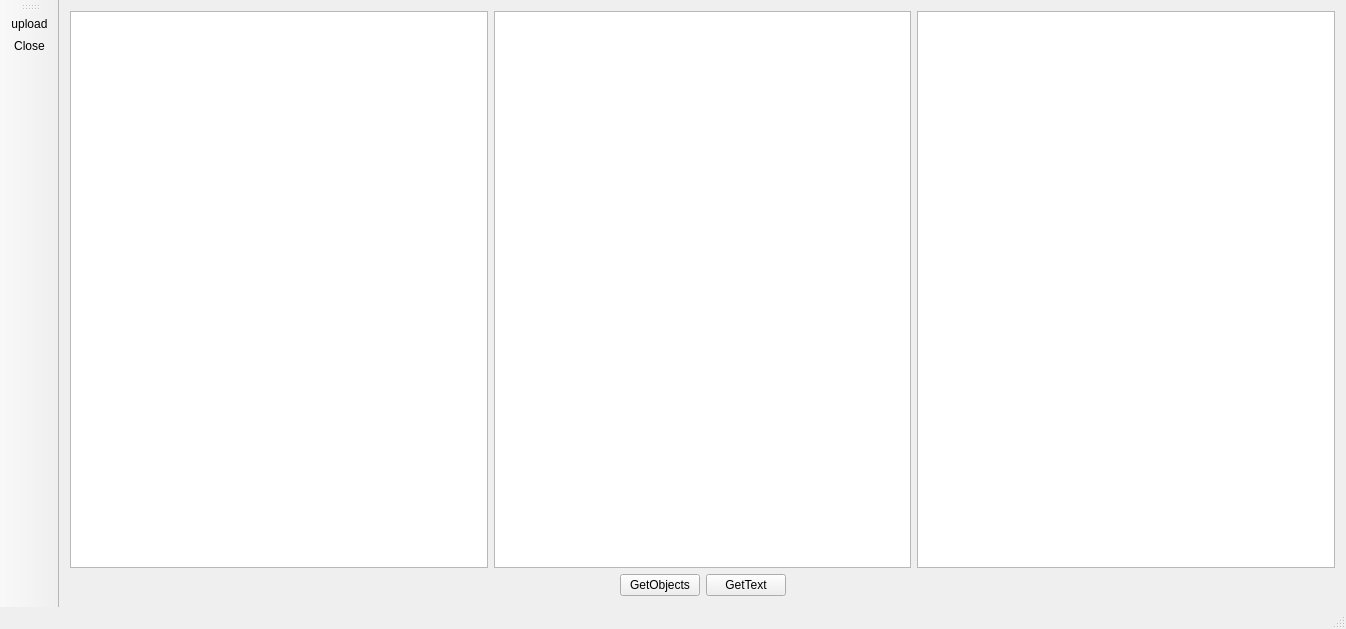
<?xml version="1.0" encoding="UTF-8"?>
<ui version="4.0">
 <class>MainWindow</class>
 <widget class="QMainWindow" name="MainWindow">
  <property name="geometry">
   <rect>
    <x>0</x>
    <y>0</y>
    <width>1346</width>
    <height>629</height>
   </rect>
  </property>
  <property name="windowTitle">
   <string>MainWindow</string>
  </property>
  <widget class="QWidget" name="centralWidget">
   <layout class="QVBoxLayout" name="verticalLayout">
    <item>
     <layout class="QHBoxLayout" name="horizontalLayout_2">
      <item>
       <widget class="QGraphicsView" name="graphicsView"/>
      </item>
      <item>
       <widget class="QGraphicsView" name="graphicsView_3"/>
      </item>
      <item>
       <widget class="QGraphicsView" name="graphicsView_2"/>
      </item>
     </layout>
    </item>
    <item>
     <layout class="QHBoxLayout" name="horizontalLayout">
      <item>
       <spacer name="horizontalSpacer">
        <property name="orientation">
         <enum>Qt::Horizontal</enum>
        </property>
        <property name="sizeHint" stdset="0">
         <size>
          <width>40</width>
          <height>20</height>
         </size>
        </property>
       </spacer>
      </item>
      <item>
       <widget class="QPushButton" name="decObject">
        <property name="text">
         <string>GetObjects</string>
        </property>
       </widget>
      </item>
      <item>
       <widget class="QPushButton" name="detecte">
        <property name="text">
         <string>GetText</string>
        </property>
       </widget>
      </item>
      <item>
       <spacer name="horizontalSpacer_2">
        <property name="orientation">
         <enum>Qt::Horizontal</enum>
        </property>
        <property name="sizeHint" stdset="0">
         <size>
          <width>40</width>
          <height>20</height>
         </size>
        </property>
       </spacer>
      </item>
     </layout>
    </item>
   </layout>
  </widget>
  <widget class="QMenuBar" name="menuBar">
   <property name="geometry">
    <rect>
     <x>0</x>
     <y>0</y>
     <width>1346</width>
     <height>22</height>
    </rect>
   </property>
  </widget>
  <widget class="QToolBar" name="mainToolBar">
   <attribute name="toolBarArea">
    <enum>LeftToolBarArea</enum>
   </attribute>
   <attribute name="toolBarBreak">
    <bool>false</bool>
   </attribute>
   <addaction name="actionupload_image"/>
   <addaction name="actionClose"/>
  </widget>
  <widget class="QStatusBar" name="statusBar"/>
  <action name="actionupload_image">
   <property name="text">
    <string>upload</string>
   </property>
   <property name="toolTip">
    <string>upload</string>
   </property>
  </action>
  <action name="actionClose">
   <property name="text">
    <string>Close</string>
   </property>
  </action>
 </widget>
 <layoutdefault spacing="6" margin="11"/>
 <resources/>
 <connections/>
</ui>
